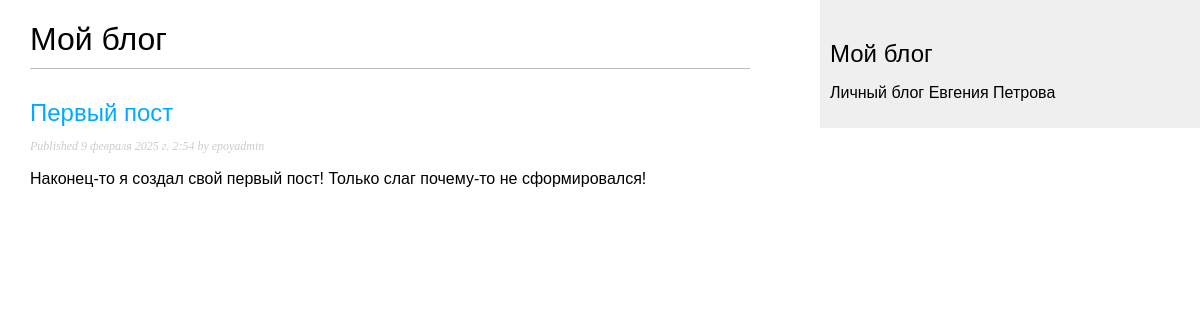
The page /blog/ on the database as committed earlier.
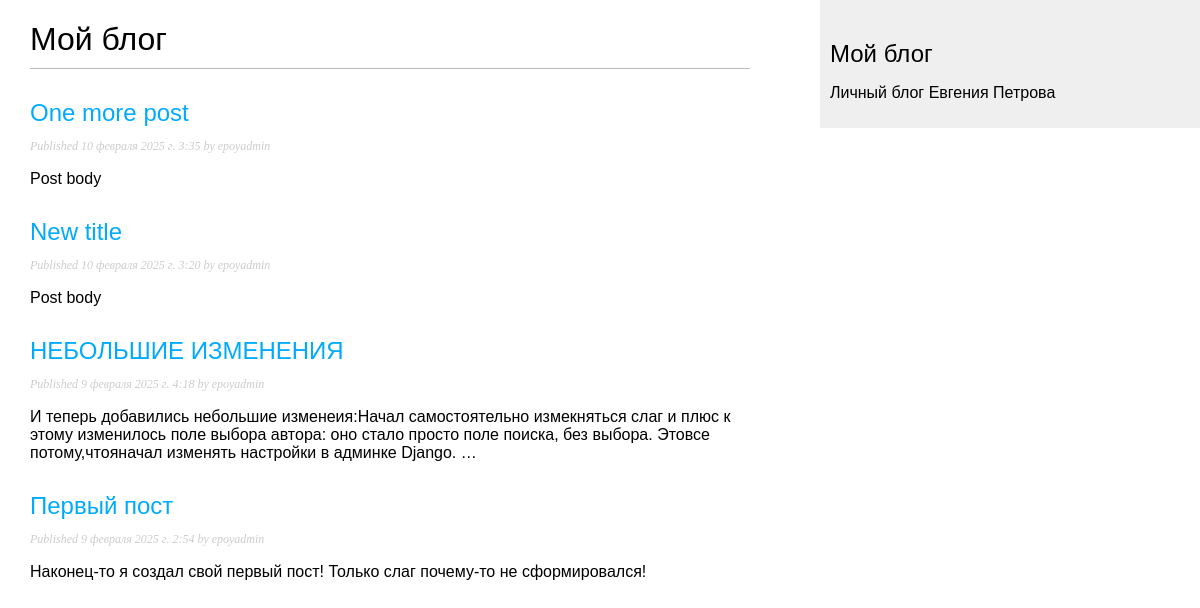
The same page on the database as committed later.
### blog/models.py (models this page shows, shortened)
class Post(models.Model):  # pylint: disable=C0115
    class Status(models.TextChoices):  # pylint: disable=C0115
        DRAFT='DF','Черновик'
        PUBLISHED='PB','Опублковано'
    title=models.CharField(max_length=255, unique=True, verbose_name='Заголовок')
    slug=models.SlugField(max_length=255, unique_for_date='publish', verbose_name='Слаг(путь)')
    author = models.ForeignKey(User,
                               on_delete=models.CASCADE,
                               related_name='blog_posts',
                               verbose_name='Автор')
    body=models.TextField(verbose_name='Текст поста')
    publish=models.DateTimeField(default=timezone.now, verbose_name='Дата публикации')
    created=models.DateTimeField(auto_now_add=True,verbose_name='Дата создания')
    updated=models.DateTimeField(auto_now=True, verbose_name='Дата изменения')
    status = models.CharField(max_length=2,
                              choices=Status.choices,
                              default=Status.DRAFT,
                              verbose_name='Статус поста')
    objects = models.Manager()
    published = PublishedManager()
    class Meta:  # pylint: disable=C0115
        ordering=['-publish']
        indexes=[
            models.Index(fields=['publish']),
        ]
        verbose_name="Пост"
        verbose_name_plural="Посты"
    def get_absolute_url(self):  # pylint: disable=C0116
        return reverse('blog:post_detail',
                        args=[self.id] # pylint: disable=E1101
            )

### blog/views.py (the view)
# urls.py: path('', views.post_list, name='post_list'),
def post_list(request):
    post = Post.published.all()
    return render(request,
                  'blog/post/list.html',
                  {'posts':post})

### blog/models.py (called while the page is built)
    def get_queryset(self):  # pylint: disable=C0116
        return super().get_queryset()\
            .filter(status=Post.Status.PUBLISHED)

### blog/templates/blog/post/list.html (shortened to what this page needs)
{% extends "blog/base.html" %}
{% block content  %}
    <h1>Мой блог</h1>
    {% for post in posts %}
        <h2>
            <a href="{{post.get_absolute_url}}">
                {{post.title}}
            </a>
        </h2>
        <p class="date">
            Published {{ post.publish }} by {{post.author}}
        </p>
        {{ post.body|truncatewords:30|linebreaks}}
    {% endfor %}
{% endblock %}

Rows that differ between the two databases and show on the page:
now on this page (row edited): Post: title "One more post", publish "10 февраля 2025 г. 3:35", author "epoyadmin", body "Post body"
now on this page (row edited): Post: title "New title", publish "10 февраля 2025 г. 3:20", author "epoyadmin", body "Post body"
now on this page (row edited): Post: title "НЕБОЛЬШИЕ ИЗМЕНЕНИЯ", publish "9 февраля 2025 г. 4:18", author "epoyadmin", body "И теперь добавились небольшие изменеия:Начал самостоятельно измекняться слаг и плюс к этому изменилось поле выбора автора: оно стало просто поле поиска, без выбора. Этовсе потому,чтояначал изменять настройки в админке Django. …"
